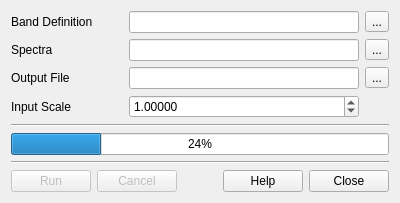
<?xml version="1.0" encoding="UTF-8"?>
<ui version="4.0">
 <class>ConvolveForm</class>
 <widget class="QDialog" name="ConvolveForm">
  <property name="geometry">
   <rect>
    <x>0</x>
    <y>0</y>
    <width>400</width>
    <height>187</height>
   </rect>
  </property>
  <property name="windowTitle">
   <string>Spectrum Convolution</string>
  </property>
  <layout class="QGridLayout" name="gridLayout">
   <item row="6" column="1" colspan="4">
    <widget class="QProgressBar" name="progressBar">
     <property name="value">
      <number>24</number>
     </property>
    </widget>
   </item>
   <item row="0" column="4">
    <widget class="QToolButton" name="btnBandDef">
     <property name="text">
      <string>...</string>
     </property>
    </widget>
   </item>
   <item row="3" column="4">
    <widget class="QToolButton" name="btnOutput">
     <property name="text">
      <string>...</string>
     </property>
    </widget>
   </item>
   <item row="0" column="1">
    <widget class="QLabel" name="label">
     <property name="text">
      <string>Band Definition</string>
     </property>
    </widget>
   </item>
   <item row="1" column="4">
    <widget class="QToolButton" name="btnSpectra">
     <property name="text">
      <string>...</string>
     </property>
    </widget>
   </item>
   <item row="1" column="1">
    <widget class="QLabel" name="label_2">
     <property name="text">
      <string>Spectra</string>
     </property>
    </widget>
   </item>
   <item row="3" column="1">
    <widget class="QLabel" name="label_3">
     <property name="text">
      <string>Output File</string>
     </property>
    </widget>
   </item>
   <item row="9" column="1" colspan="4">
    <layout class="QHBoxLayout" name="horizontalLayout">
     <item>
      <widget class="QPushButton" name="btnRun">
       <property name="enabled">
        <bool>false</bool>
       </property>
       <property name="text">
        <string>Run</string>
       </property>
      </widget>
     </item>
     <item>
      <widget class="QPushButton" name="btnCancel">
       <property name="enabled">
        <bool>false</bool>
       </property>
       <property name="text">
        <string>Cancel</string>
       </property>
      </widget>
     </item>
     <item>
      <spacer name="horizontalSpacer">
       <property name="orientation">
        <enum>Qt::Horizontal</enum>
       </property>
       <property name="sizeHint" stdset="0">
        <size>
         <width>40</width>
         <height>20</height>
        </size>
       </property>
      </spacer>
     </item>
     <item>
      <widget class="QPushButton" name="btnHelp">
       <property name="text">
        <string>Help</string>
       </property>
      </widget>
     </item>
     <item>
      <widget class="QPushButton" name="btnClose">
       <property name="text">
        <string>Close</string>
       </property>
      </widget>
     </item>
    </layout>
   </item>
   <item row="7" column="1" colspan="4">
    <widget class="Line" name="line">
     <property name="orientation">
      <enum>Qt::Horizontal</enum>
     </property>
    </widget>
   </item>
   <item row="5" column="1" colspan="4">
    <widget class="Line" name="line_2">
     <property name="orientation">
      <enum>Qt::Horizontal</enum>
     </property>
    </widget>
   </item>
   <item row="4" column="1">
    <widget class="QLabel" name="label_4">
     <property name="text">
      <string>Input Scale</string>
     </property>
    </widget>
   </item>
   <item row="3" column="2" colspan="2">
    <widget class="QLineEdit" name="txtOutput"/>
   </item>
   <item row="1" column="2" colspan="2">
    <widget class="QLineEdit" name="txtSpectra"/>
   </item>
   <item row="0" column="2" colspan="2">
    <widget class="QLineEdit" name="txtBandDef"/>
   </item>
   <item row="4" column="2" colspan="2">
    <widget class="QDoubleSpinBox" name="spnInputScale">
     <property name="decimals">
      <number>5</number>
     </property>
     <property name="value">
      <double>1.000000000000000</double>
     </property>
    </widget>
   </item>
  </layout>
 </widget>
 <resources/>
 <connections/>
</ui>
